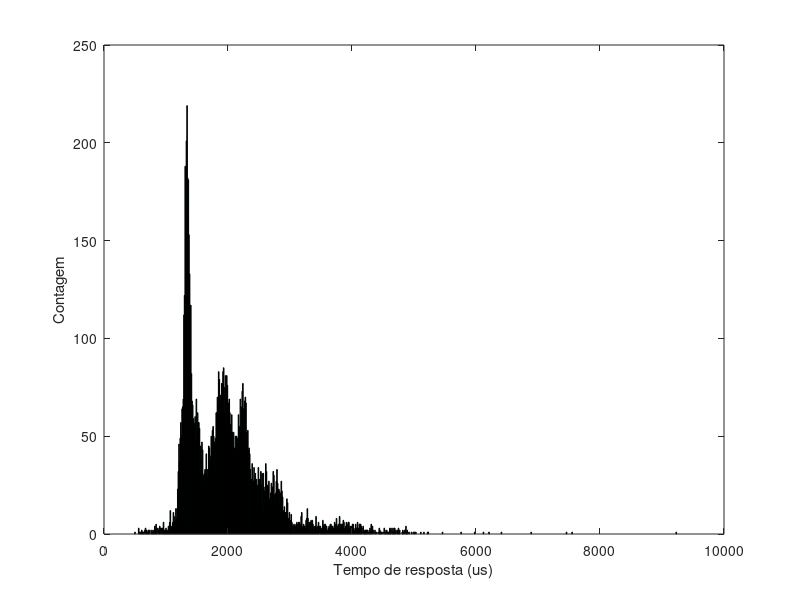
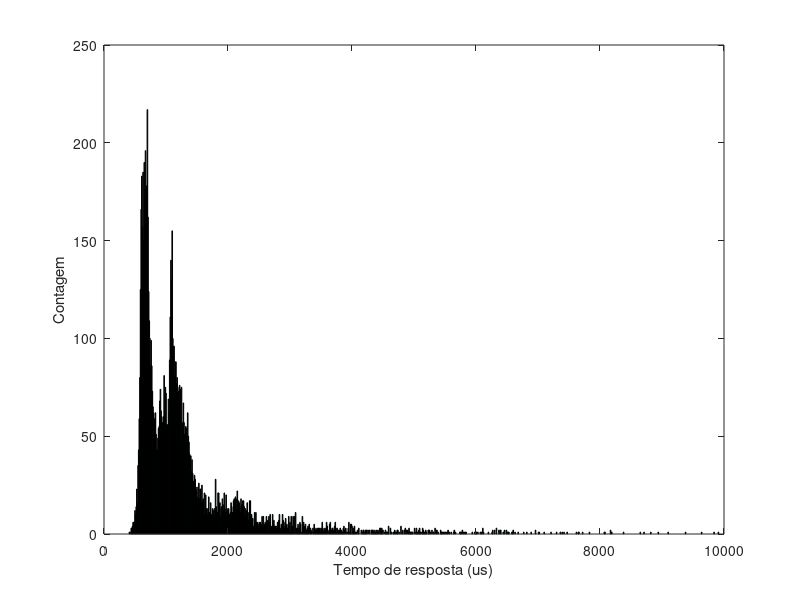
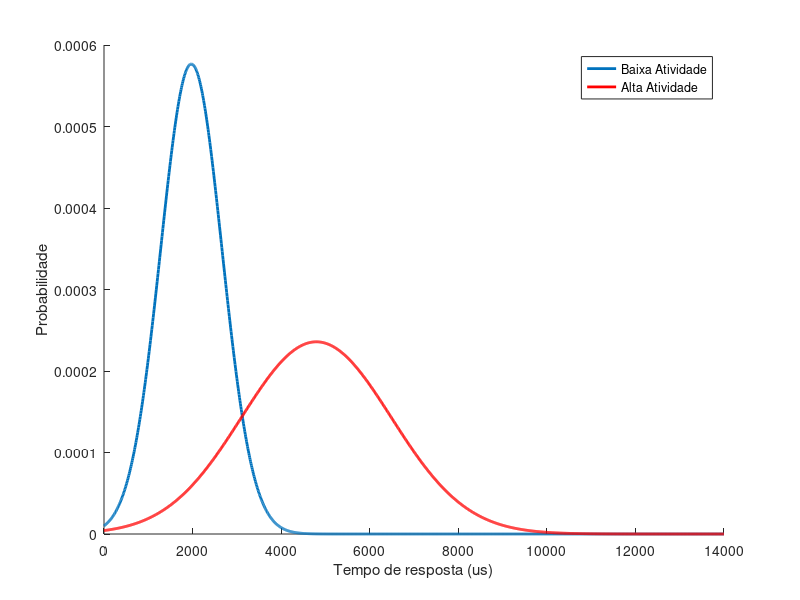

Source code (MATLAB) for these figures, in order:
file = fopen ('(normal)TemposTemperatura10000.txt', 'r');
x = fscanf(file, '%ld ');
fclose(file);

file = fopen ('(stress3)TemposTemperatura10000.txt', 'r');
y = fscanf(file, '%ld ');
fclose(file);

x = x/1e3;
y = y/1e3;
bin = 0:10:14000;
meanx = mean(x);
stdx = std(x);
disp(['min: ', num2str(min(x))]);
disp(['max: ',num2str(max(x))]);
disp(['mean: ', num2str(meanx)]);
disp(['std: ',num2str(stdx)]);
disp('-----------------------------------');
meany = mean(y);
stdy = std(y);
disp(['min stress: ', num2str(min(y))]);
disp(['max stress: ',num2str(max(y))]);
disp(['mean stress: ', num2str(meany)]);
disp(['std stress: ',num2str(stdy)]);

figure('Name','histograma')
hist(x,bin);
axis([0 10000 0 250])
ylabel('Contagem');
xlabel('Tempo de resposta (us)');

figure('Name','histograma stress')
hist(y,bin);
axis([0 10000 0 250])
ylabel('Contagem');
xlabel('Tempo de resposta (us)');

figure('Name','Distribuicao normal')
hold on
plot(bin,normpdf(bin,meanx,stdx),'LineWidth',2)
plot(bin,normpdf(bin,meany,stdy/50),'Color','red','LineWidth',2)
ylabel('Probabilidade');
xlabel('Tempo de resposta (us)');
legend('Baixa Atividade','Alta Atividade')